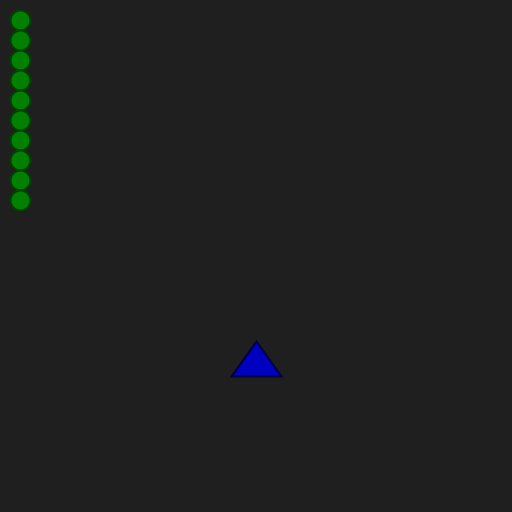
Frame 1 (no input)
Frame 60 (the mouse pressed at the canvas centre just before this capture): identical to frame 1, image omitted
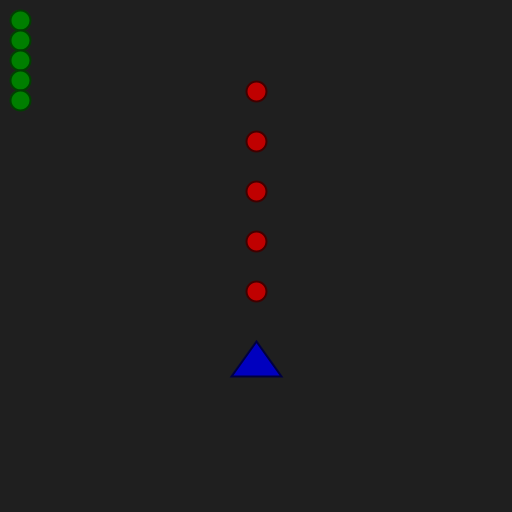
Frame 120 (the mouse held since frame 60 and released just before this capture)

The Processing sketch that drew these frames (run headless with seeded random() and noise(); from frame 60 on, the mouse is pressed at the canvas centre):

// Processing sketch: ANI2012H22_Projectiles
// ── ANI2012H22_Projectiles.pde
// ANI2012H22_Projectiles.pde
// Exemples d'un système de projectiles avec pooling.
// La technique du pooling permet de réutiliser toujours les mêmes instances de projectiles.

import java.util.Iterator;

// paramètres
int projectileCount = 10;
float projectileSpeed = 250.0;
float projectileRadius = 20.0;

float shootDelay = 0.2f;
float motionSpeed = 125.0f;

// variables
boolean isShooting;

boolean isKeyPressedUp;
boolean isKeyPressedDown;
boolean isKeyPressedLeft;
boolean isKeyPressedRight;

int index;

float velocityX;
float velocityY;

float timeNow;
float timeLast;
float timeElapsed;
float timeDelay;
float timeThreshold;

float shootPositionX;
float shootPositionY;

// Un 'ArrayList' est un type de collection qui est similaire à un tableau à 1 dimension,
// à la différence qu'on peut y ajouter ou enlever des éléments en cours d'exécution.
// La nombre d'éléments dans un 'ArrayList' peut donc changer alors qu'il est fixe avec un tableau.

// collection de projectiles actifs (projectiles rouges)
ArrayList<Projectile> bufferActive;

// collection de projectiles inactifs (projectiles verts)
ArrayList<Projectile> bufferInactive;

// déclaration d'un itérateur de projectiles
// les itérateurs sont des outils pour parcourir des collections séquencielles
// contrairement à une structure itérative (ex. boucle 'for')
Iterator<Projectile> iterator;

Projectile projectile;

void setup()
{
  size(512, 512);
  strokeWeight(2);
  ellipseMode(CENTER);

  isShooting = false;

  timeNow = timeLast = timeElapsed = timeDelay = 0.0f;

  velocityX = 0.0f;
  velocityY = -projectileSpeed;

  timeThreshold = shootDelay;

  // position de départ des projectiles
  shootPositionX = width / 2.0f;
  shootPositionY = height / 3.0f * 2.0f;

  // instancier les deux buffers de projectiles
  bufferActive = new ArrayList<Projectile>();
  bufferInactive = new ArrayList<Projectile>();

  // initialiser les projectiles
  for (index = 0; index < projectileCount; ++index)
  {
    // instanciation du projectile
    projectile = new Projectile();

    // configuration du projectile
    projectile.radius = projectileRadius;
    projectile.isActive = false;

    // ajouter le projectile dans la liste des projectiles inactifs
    bufferInactive.add(projectile);
  }
}

void draw()
{
  background(31);

  // mise à jour des variables en lien avec le temps
  timeNow = millis();
  timeElapsed = (timeNow - timeLast) / 1000.0f;
  timeLast = timeNow;
  timeDelay += timeElapsed;

  // lancer des projectiles si une touche est enfoncée
  if (isShooting == true)
    shoot();

  // obtenir un itérateur pour la collection de projectiles actifs
  iterator = bufferActive.iterator();

  // boucle avec itérateur et un 'while' car présence d'un 'remove' qui modifie la taille de la collection
  while (iterator.hasNext())
  {
    // mettre à jour la transformation dans l'espace
    projectile = iterator.next();
    projectile.positionX += velocityX * timeElapsed;
    projectile.positionY += velocityY * timeElapsed;

    // valider si le projectile est sorti de la fenêtre d'affichage
    if (projectile.positionX < 0 ||
        projectile.positionX > width ||
        projectile.positionY < 0 ||
        projectile.positionY > height)
    {
      // désactiver le projectile
      projectile.isActive = false;

      // supprimer le projectile de la séquence d'itération
      iterator.remove();

      // ajouter le projectile dans la liste des projectiles inactifs
      bufferInactive.add(projectile);
    }
  }

  // afficher les projectiles actifs
  for (index = 0; index < bufferActive.size(); ++index)
  {
    projectile = bufferActive.get(index);
    projectile.render();
  }

  // afficher les projectiles inactifs sur le côté de la scène
  for (index = 0; index < bufferInactive.size(); ++index)
  {
    projectile = bufferInactive.get(index);
    projectile.positionX = projectileRadius;
    projectile.positionY = projectileRadius + projectileRadius * index;
    projectile.render();
  }

  // dessiner un repère visuel pour le point de départ des projectiles (un triangle)
  stroke(0, 0, 63);
  fill(0, 0, 191);
  triangle(shootPositionX - 25, shootPositionY + 35, shootPositionX, shootPositionY, shootPositionX + 25, shootPositionY + 35);

  // déplacement
  if (isKeyPressedUp)
    shootPositionY -= motionSpeed * timeElapsed;
  if (isKeyPressedDown)
    shootPositionY += motionSpeed * timeElapsed;
  if (isKeyPressedLeft)
    shootPositionX -= motionSpeed * timeElapsed;
  if (isKeyPressedRight)
    shootPositionX += motionSpeed * timeElapsed;
}

void shoot()
{
  if (timeDelay > timeThreshold)
  {
    // valider s'il y a au moins un projectile de disponible
    if (bufferInactive.size() > 0)
    {
      // référence sur le projectile
      projectile = bufferInactive.get(0);

      // configuration du projectile
      projectile.positionX = shootPositionX;
      projectile.positionY = shootPositionY;
      projectile.isActive = true;

      // enlever le projectile dans la liste des projectiles inactifs
      bufferInactive.remove(projectile);

      // ajouter le projectile dans la liste des projectiles actifs
      bufferActive.add(projectile);

      timeDelay = 0;
    }
  }
}

void keyPressed()
{
  if (keyCode == UP)
    isKeyPressedUp = true;
  if (keyCode == DOWN)
    isKeyPressedDown = true;
  if (keyCode == LEFT)
    isKeyPressedLeft = true;
  if (keyCode == RIGHT)
    isKeyPressedRight = true;
  if (keyCode == ' ')
    isShooting = true;
}

void keyReleased()
{
  if (keyCode == UP)
    isKeyPressedUp = false;
  if (keyCode == DOWN)
    isKeyPressedDown = false;
  if (keyCode == LEFT)
    isKeyPressedLeft = false;
  if (keyCode == RIGHT)
    isKeyPressedRight = false;
  if (keyCode == ' ')
    isShooting = false;
}

void mousePressed()
{
  isShooting = true;
}

void mouseReleased()
{
  isShooting = false;
}

// ── Projectiles.pde
// ANI2012H22_Projectiles/Projectile.pde
// Classe de type Projectile.

class Projectile
{
  // position du projectile
  float positionX;
  float positionY;

  // rayon du projectile
  float radius;

  // état actif ou inactif du projectile
  boolean isActive;

  // constructeur de la classe (rien de spécial à faire)
  Projectile(){}

  void render()
  {
    if (isActive)
    {
      // projectile rouge
      stroke(63, 0, 0);
      fill(191, 0, 0);
    }
    else
    {
      // projectile vert
      stroke(0, 63, 0);
      fill(0, 127, 0);
    }

    // dessiner le projectile
    ellipse(positionX, positionY, radius, radius);
  }
}
